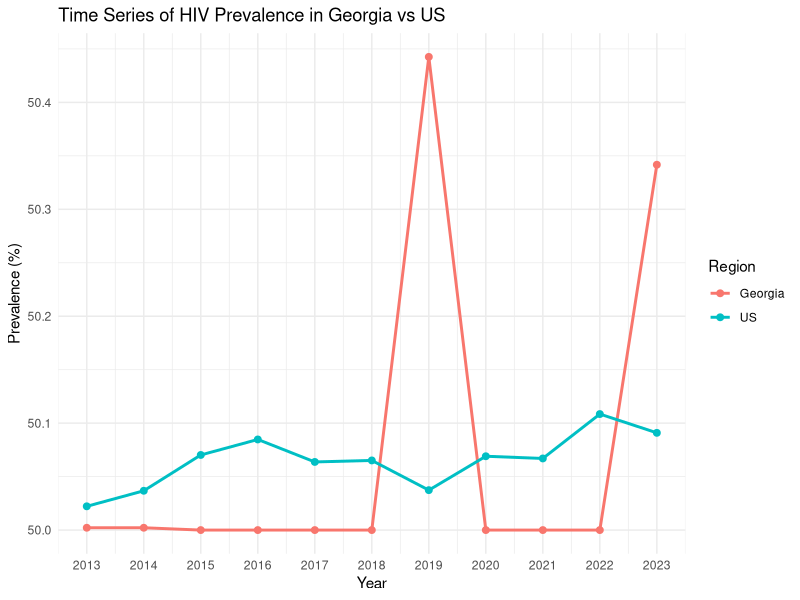
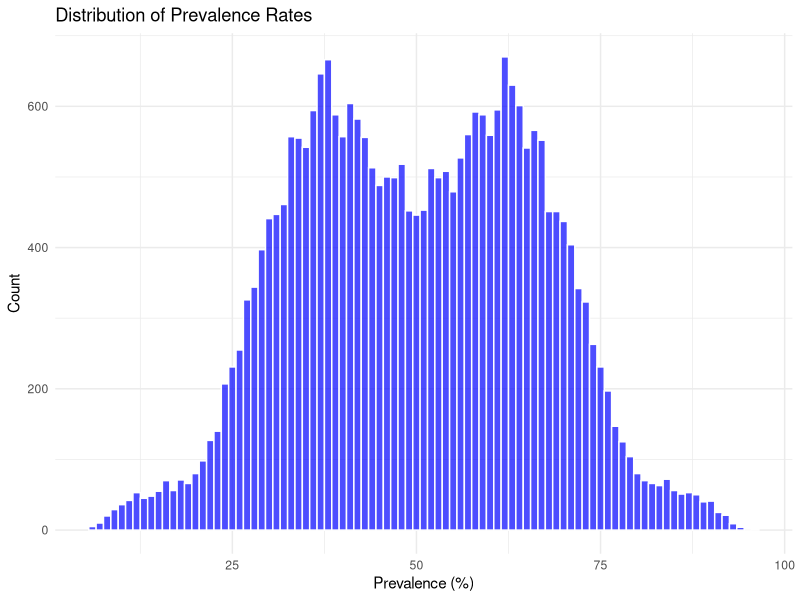
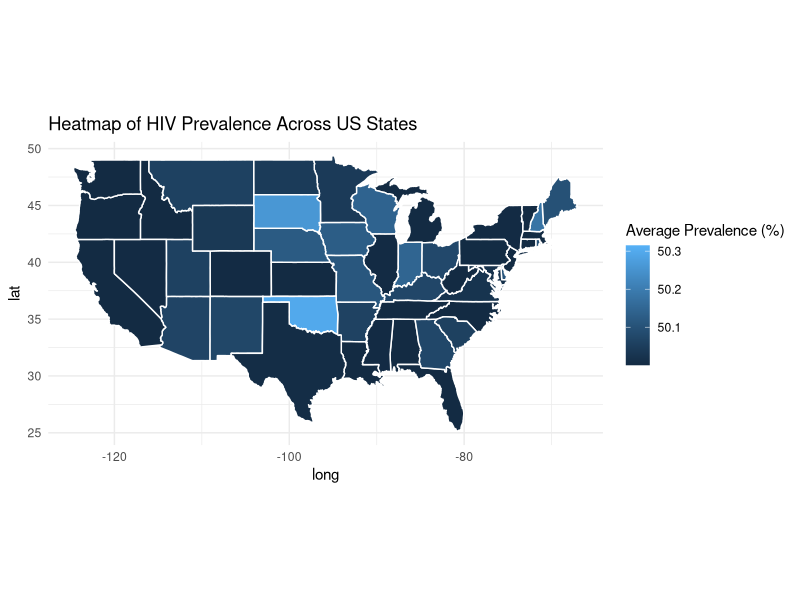
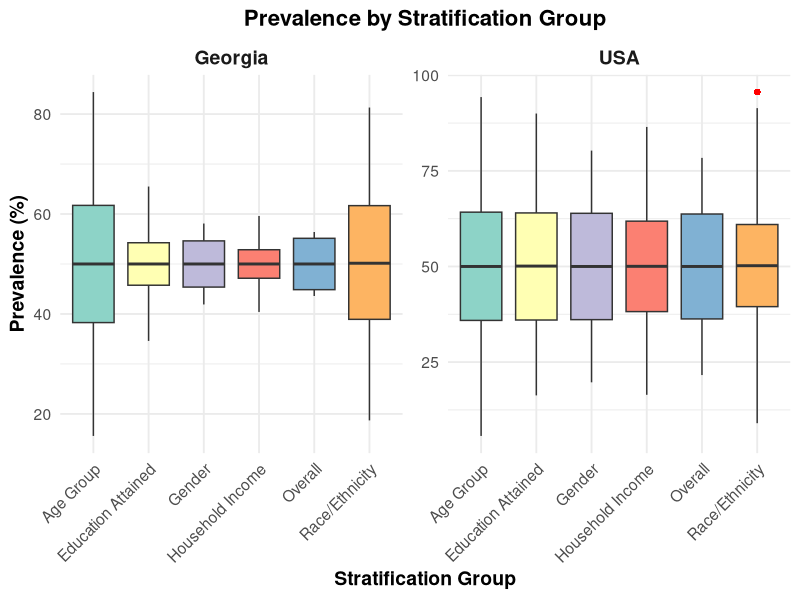
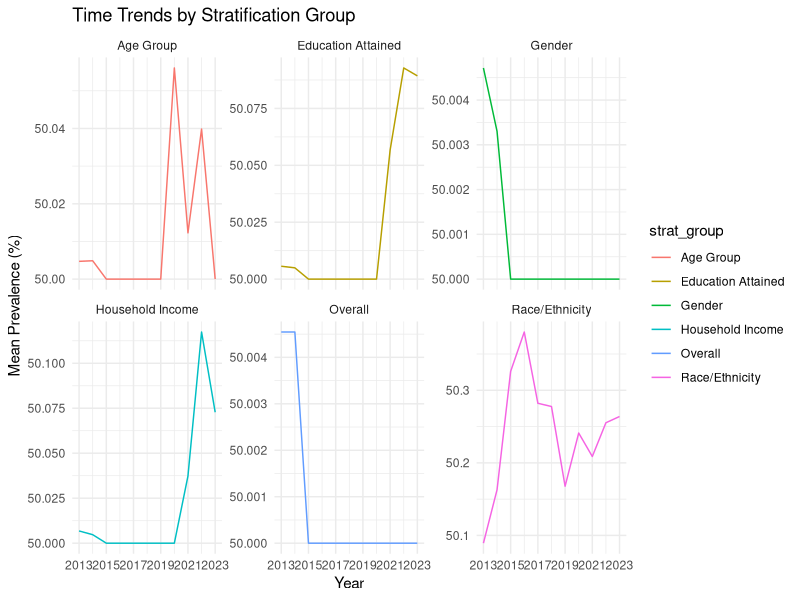

These figures' R source, in order:
# Load necessary libraries
library(dplyr)
library(ggplot2)
library(maps)
library(RColorBrewer)
library(patchwork)

# Load the dataset
data <- read.csv("cleaned_cdc_data.csv", stringsAsFactors = FALSE)

#############################################################################
#############################################################################
# Summarize prevalence for Georgia
Georgia_df <- data %>%
  filter(state_name == "Georgia") %>%
  group_by(year) %>%
  summarize(prevalence = mean(prevalence, na.rm = TRUE)) %>%
  mutate(region = "Georgia") # Add a region column

# Summarize prevalence for the entire US
US_df <- data %>%
  group_by(year) %>%
  summarize(prevalence = mean(prevalence, na.rm = TRUE)) %>%
  mutate(region = "US") # Add a region column

# Combine the datasets
combined_df <- bind_rows(Georgia_df, US_df)

# Plot the combined time series
ggplot(combined_df, aes(x = year, y = prevalence, color = region, group = region)) +
  geom_line(size = 1) +
  geom_point(size = 2) +
  scale_x_continuous(breaks = seq(min(combined_df$year), max(combined_df$year), by = 1)) + # Set x-axis to whole numbers
  labs(title = "Time Series of HIV Prevalence in Georgia vs US",
       x = "Year", y = "Prevalence (%)", color = "Region") +
  theme_minimal()
#############################################################################
#############################################################################
# Distribution of prevalence rates in the US
ggplot(data, aes(x = prevalence)) +
  geom_histogram(binwidth = 1, fill = "blue", color = "white", alpha = 0.7) +
  labs(title = "Distribution of Prevalence Rates", x = "Prevalence (%)", y = "Count") +
  theme_minimal()

# Age group stratification 
age_group_df <- data %>%
  filter(strat_group=='Age Group')%>%
  group_by(strat_value) %>%
  summarize(avg_prevalence = mean(prevalence, na.rm = TRUE))

colnames(age_group_df)[1] <- "Age Group"

#############################################################################
#############################################################################

# Load map data for the US states
us_map <- map_data("state")

# Summarize the prevalence data by state
state_df <- data %>%
  group_by(state_name) %>%
  summarize(avg_prevalence = mean(prevalence, na.rm = TRUE))

# Ensure the state names are in lowercase to match map data format
state_df$state_name <- tolower(state_df$state_name)

# Merge the map data with the state prevalence data
us_map_data <- left_join(us_map, state_df, by = c("region" = "state_name"))

# Plot the map with average prevalence
ggplot(us_map_data, aes(x = long, y = lat, group = group, fill = avg_prevalence)) +
  geom_polygon(color = "white") +
  coord_fixed(1.3) +
  labs(title = "Heatmap of HIV Prevalence Across US States", fill = "Average Prevalence (%)") +
  theme_minimal()

#############################################################################
#############################################################################

# Add a new column for 'source' to distinguish between datasets
data$source <- "USA"
Georgia_df <- data %>%
  filter(state_name == "Georgia") %>%
  mutate(source = "Georgia")

# Combine the datasets
combined_data <- bind_rows(data, Georgia_df)

# Side-by-side box plot with stratification groups and source
ggplot(combined_data, aes(x = strat_group, y = prevalence, fill = strat_group)) +
  geom_boxplot(position = position_dodge(width = 0.8), 
               outlier.size = 2, outlier.colour = "red", outlier.shape = 16) +  # Highlight outliers
  facet_wrap(~source, scales = "free_y") +  # Make sure each facet has its own y-axis range
  labs(title = "Prevalence by Stratification Group", 
       x = "Stratification Group", 
       y = "Prevalence (%)") +
  scale_fill_brewer(palette = "Set3") +  # Use a nice color palette
  theme_minimal(base_size = 14) +  # Clean minimal theme with larger text
  theme(
    axis.text.x = element_text(angle = 45, hjust = 1),  # Rotate x-axis text
    axis.title = element_text(size = 14, face = "bold"),  # Bold axis titles
    plot.title = element_text(size = 16, face = "bold", hjust = 0.5),  # Centered plot title
    strip.text = element_text(size = 14, face = "bold"),  # Bold facet labels
    legend.position = "none"  # Remove the legend as it's unnecessary
  )

#############################################################################
#############################################################################

# Summarize the data by year and stratification group (mean prevalence)
summary_data <- data %>%
  group_by(year, strat_group) %>%
  summarize(mean_prevalence = mean(prevalence, na.rm = TRUE))

ggplot(summary_data, aes(x = year, y = mean_prevalence, color = strat_group)) +
  geom_line() +
  facet_wrap(~ strat_group, scales = "free_y") +
  scale_x_continuous(
    breaks = seq(min(summary_data$year), max(summary_data$year), by = 2)  # Skip every other year
  ) + 
  labs(title = "Time Trends by Stratification Group", x = "Year", y = "Mean Prevalence (%)") +
  theme_minimal()

#############################################################################
#############################################################################

var_within <- data %>%
  group_by(strat_group) %>%
  summarise(variance = var(prevalence, na.rm = TRUE))
var_within
